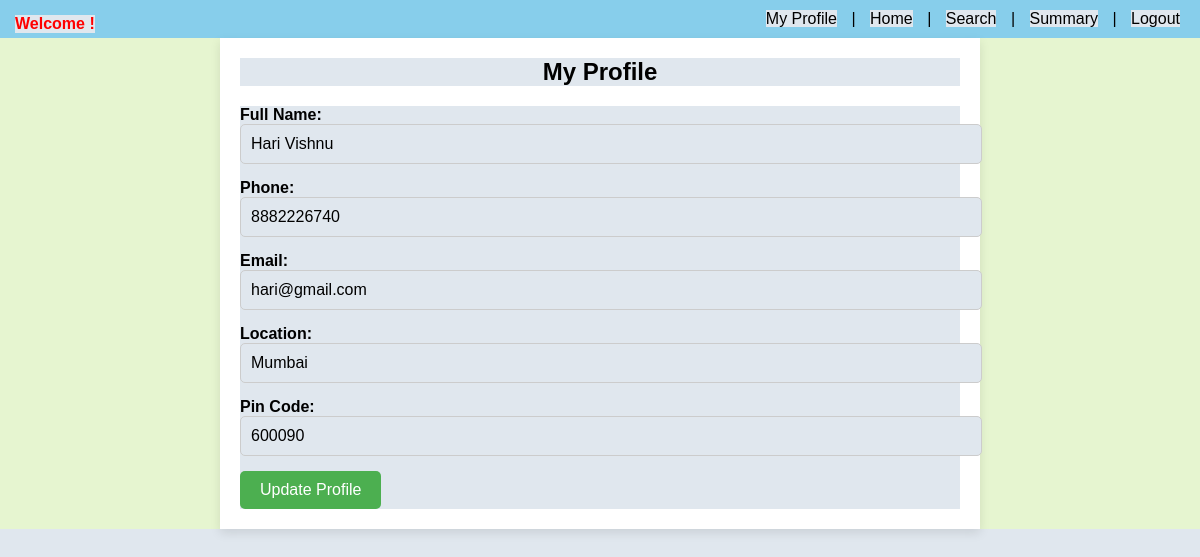
The app's page /professional_profile (signed in) with its own data.
### backend/models.py (models this page shows)
class Prof_Info(db.Model):
    __tablename__="prof_info"
    id=db.Column(db.Integer,primary_key=True)
    email=db.Column(db.String,unique=True,nullable=False)
    password=db.Column(db.String,nullable=False)
    role=db.Column(db.Integer,default=2)
    full_name=db.Column(db.String,nullable=False)
    service_name=db.Column(db.Integer, db.ForeignKey("service.id"), nullable=False)
    experience=db.Column(db.Integer,nullable=False)
    location=db.Column(db.String,nullable=False)
    pin_code=db.Column(db.Integer,nullable=False)
    prof_status=db.Column(db.String,default='requested')#requested,approved,rejected,blocked
    service=db.relationship("Service",back_populates="professionals")
    phone=db.Column(db.Integer,nullable=False, unique=True)

### backend/controllers.py (the view, shortened to what this page needs)
@app.route("/professional_profile", methods=["GET", "POST"])
def professional_profile():
    professional_id = session.get('user_id')
    if not professional_id:
        flash("You must be logged in to view your profile.", "danger")
        return redirect(url_for('signin'))  # Redirect to the login page if not logged in
    professional = Prof_Info.query.get(professional_id)
    if not professional:
        flash("Profile not found.", "danger")
        return redirect(url_for('prof_dashboard'))  # Redirect to dashboard if professional not found
    return render_template("professional_edit.html", professional=professional)

### templates/professional_edit.html (shortened to what this page needs)
{% extends "prof_layout.html" %}
{% block content %}
<head>
</head>
<div class="form-container">
    <h2>My Profile</h2>
    <form method="POST">
        <div class="form-group">
            <label for="full_name">Full Name:</label>
            <input type="text" id="full_name" name="full_name" value="{{ professional.full_name }}" required>
        </div>
        <div class="form-group">
            <label for="phone">Phone:</label>
            <input type="text" id="phone" name="phone" value="{{ professional.phone }}" required>
        </div>
        <div class="form-group">
            <label for="email">Email:</label>
            <input type="email" id="email" name="email" value="{{ professional.email }}" required>
        </div>
        <div class="form-group">
            <label for="location">Location:</label>
            <input type="text" id="location" name="location" value="{{ professional.location }}" required>
        </div>
        <div class="form-group">
            <label for="pin_code">Pin Code:</label>
            <input type="text" id="pin_code" name="pin_code" value="{{ professional.pin_code }}" required>
        </div>
        <button type="submit" class="btn">Update Profile</button>
    </form>
</div>
{% endblock %}

### static/styles/main.css (style rules this page uses)
* { margin: 0; padding: 0; background-color: rgb(224, 231, 238); }

### templates/prof_layout.html (style rules this page uses)
body { font-family: Arial, sans-serif; background-color: #e6f5d0; margin: 0; padding: 0; }

### templates/professional_edit.html (style rules this page uses)
.form-container { width: 60%; margin: auto; padding: 20px; background-color: #fff; box-shadow: 0px 4px 10px rgba(0, 0, 0, 0.1); }
.form-container h2 { text-align: center; margin-bottom: 20px; }
.form-group { margin-bottom: 15px; }
.form-group label { font-weight: bold; }
.form-group input { width: 100%; padding: 10px; font-size: 1em; border: 1px solid #ccc; border-radius: 5px; }
.btn { padding: 10px 20px; font-size: 1em; background-color: #4caf50; color: white; border: none; border-radius: 5px; cursor: pointer; }

### records on screen
Prof_Info: full_name "Hari Vishnu", phone "8882226740", email "hari@gmail.com", location "Mumbai", pin_code "600090"
